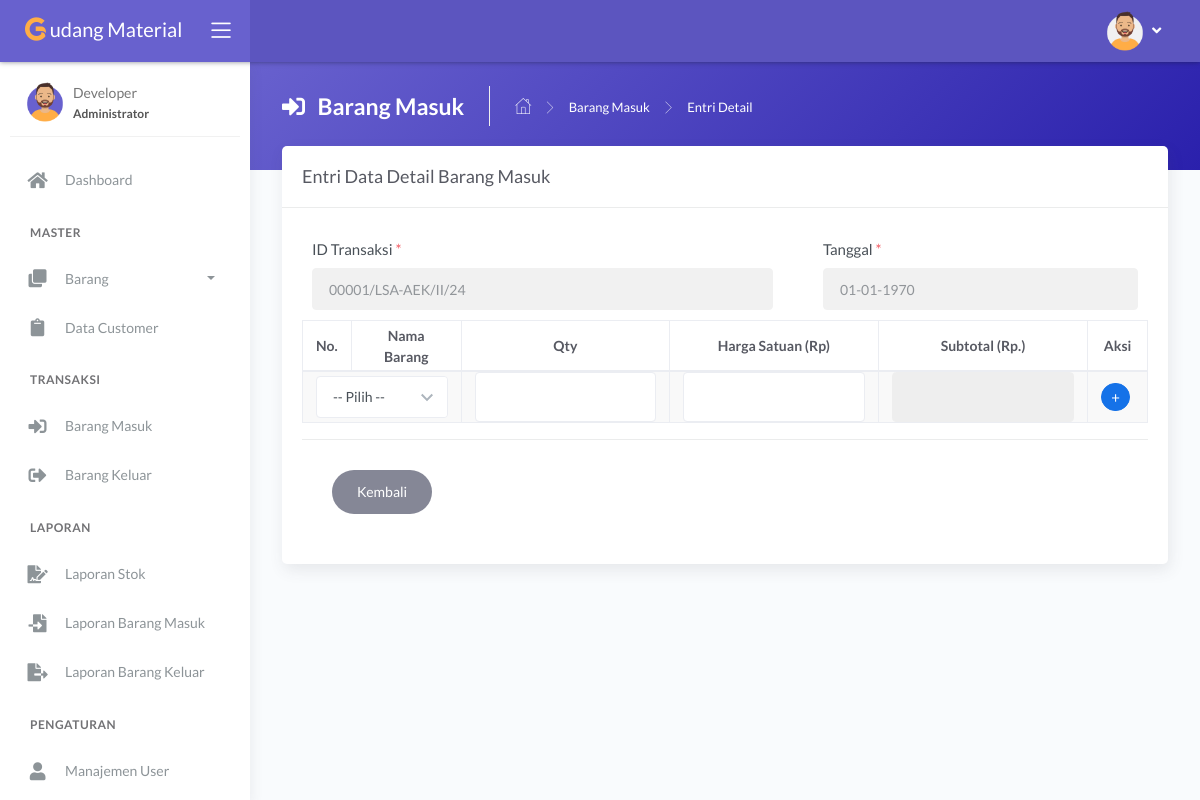
Page /main.php?module=detail_barang_masuk&id=00001/LSA-AEK/II/24 (signed in) on the earlier database version.
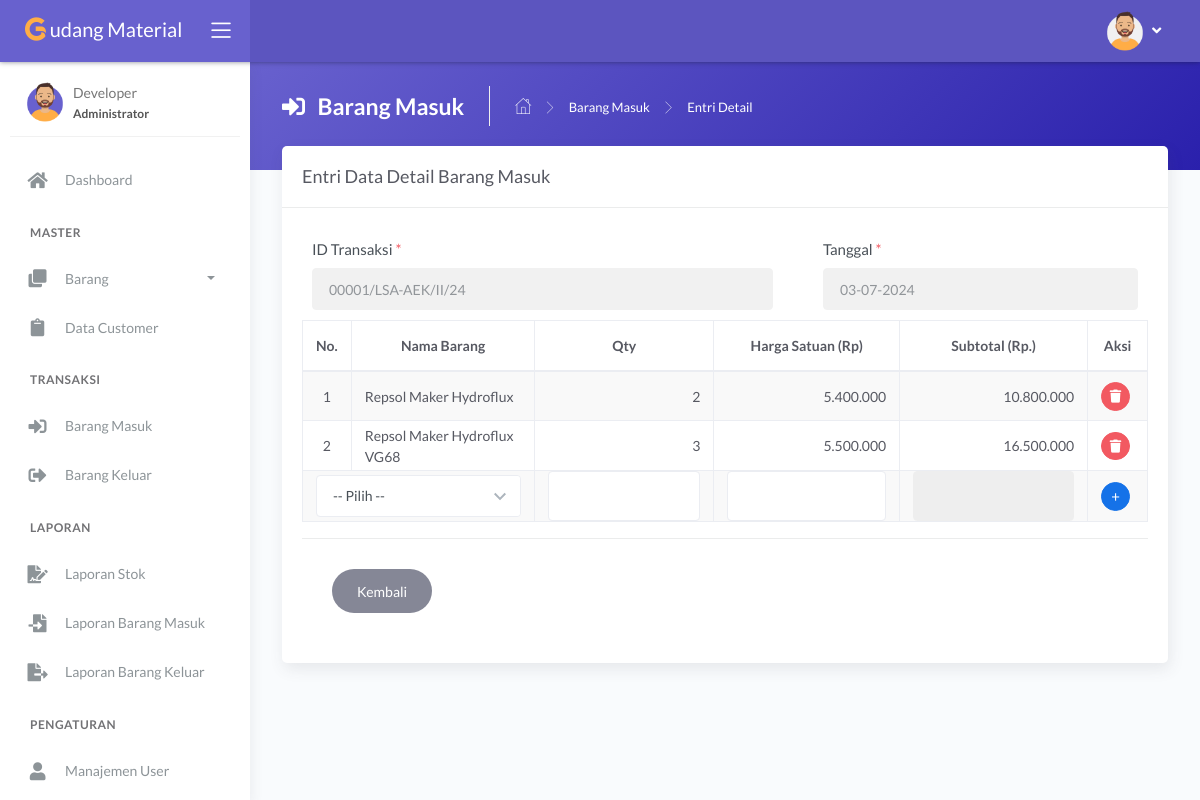
Same page on the later database version.
### tables this page shows
CREATE TABLE `tbl_barang_masuk` (
  `id_transaksi` varchar(50) NOT NULL,
  `tanggal` date NOT NULL
);

CREATE TABLE `tbl_detail_barang_masuk` (
  `id_masuk` varchar(50) NOT NULL,
  `id_barang` varchar(5) NOT NULL,
  `jumlah` int(11) NOT NULL,
  `harga` double NOT NULL
);

CREATE TABLE `tbl_barang` (
  `id_barang` varchar(5) NOT NULL,
  `nama_barang` varchar(100) NOT NULL,
  `stok_minimum` int(11) NOT NULL,
  `stok` int(11) NOT NULL DEFAULT 0,
  `satuan` int(11) NOT NULL,
  `harga` double NOT NULL,
  `foto` varchar(100) DEFAULT NULL
);

### modules/barang-masuk/form_entri_detail.php (the view, shortened to what the changed rows need)
<?php
if (basename($_SERVER['PHP_SELF']) === basename(__FILE__)) {
  header('location: 404.html');
}
else {
  ?>
  <div class="panel-header bg-secondary-gradient">
    <div class="page-inner py-4">
      <div class="page-header text-white">
        <h4 class="page-title text-white"><i class="fas fa-sign-in-alt mr-2"></i> Barang Masuk</h4>
        <ul class="breadcrumbs">
          <li class="nav-home"><a href="?module=dashboard"><i class="flaticon-home text-white"></i></a></li>
          <li class="separator"><i class="flaticon-right-arrow"></i></li>
          <li class="nav-item"><a href="?module=barang_keluar" class="text-white">Barang Masuk</a></li>
          <li class="separator"><i class="flaticon-right-arrow"></i></li>
          <li class="nav-item"><a>Entri Detail</a></li>
        </ul>
      </div>
    </div>
  </div>
  <div class="page-inner mt--5">
    <div class="card">
      <div class="card-header">
        <div class="card-title">Entri Data Detail Barang Masuk</div>
      </div>
      <form action="modules/barang-masuk/proses_entri_detail.php" method="post" class="needs-validation" novalidate>
        <div class="card-body">
          <div class="row">
            <div class="col-md-7">
              <div class="form-group">
                <?php
                $id_transaksi = $_GET['id'];
                $query = mysqli_query($mysqli, "SELECT * FROM tbl_barang_masuk WHERE id_transaksi = '".$id_transaksi."'")
                                                or die('Ada kesalahan pada query tampil data : ' . mysqli_error($mysqli));
                $rows = mysqli_num_rows($query);
                if ($rows <> 0) {
                  $data = mysqli_fetch_assoc($query);
                }
                ?>
                <label>ID Transaksi <span class="text-danger">*</span></label>
                <input type="text" name="id_transaksi" class="form-control" value="<?php echo $id_transaksi; ?>" readonly>
              </div>
            </div>
            <div class="col-md-5 ml-auto">
              <div class="form-group">
                <label>Tanggal <span class="text-danger">*</span></label>
                <input type="text" name="tanggal" class="form-control" autocomplete="off" value="<?php echo date("d-m-Y", strtotime($data['tanggal'])); ?>" readonly>
              </div>
            </div>
          </div>
          <div class="table">
            <table class="display table table-bordered table-striped table-hover">
              <thead>
                <tr>
                  <th class="text-center">No.</th>
                  <th class="text-center">Nama Barang</th>
                  <th class="text-center">Qty</th>
                  <th class="text-center">Harga Satuan (Rp)</th>
                  <th class="text-center">Subtotal (Rp.)</th>
                  <th class="text-center">Aksi</th>
                </tr>
              </thead>
              <tbody>
                <?php
                $no = 1;
                $query = mysqli_query($mysqli, "SELECT * from tbl_detail_barang_masuk dbm
                                                LEFT JOIN tbl_barang b ON b.id_barang = dbm.id_barang
                                                WHERE dbm.id_masuk = '$id_transaksi'")
                                                or die('Ada kesalahan pada query tampil data : ' . mysqli_error($mysqli));
                while ($data = mysqli_fetch_assoc($query)) { ?>
                <tr>
                  <td class="text-center"><?php echo $no++; ?></td>
                  <td><?php echo $data['nama_barang']; ?></td>
                  <td class="text-right"><?php echo $data['jumlah']; ?></td>
                  <td class="text-right"><?php echo number_format($data['harga'],0,',','.');?></td>
                  <td class="text-right"><?php echo number_format($data['harga']*$data['jumlah'],0,',','.'); ?></td>
                  <td class="text-center">
                    <div>
                      <a href="modules/barang-masuk/proses_hapus_detail.php?id=<?php echo $data['id_masuk']; ?>&id_barang=<?php echo $data['id_barang']; ?>" class="btn btn-icon btn-round btn-danger btn-sm mr-md-1" data-toggle="tooltip" data-placement="top" title="Hapus">
                        <i class="fas fa-trash fa-sm"></i>
                      </a>
                    </div>
                </tr>
                <?php } ?>
                <tr>
                  <td colspan="2">
                    <select id="data_barang" name="barang" class="form-control chosen-select" autocomplete="off" required>
                      <option value="">-- Pilih --</option>
                      </select>
                  </td>
                  <td>
                    <input type="text" id="jumlah" name="jumlah" class="form-control" autocomplete="off" onKeyPress="return goodchars(event,'0123456789',this)" required>
                  </td>
                  <td>
                    <input type="text" id="harga" name="harga" class="form-control" autocomplete="off">
                  </td>
                  <td>
                    <input type="text" id="subtotal" name="subtotal" class="form-control" autocomplete="off" readonly>
                  </td>
                  <td class="text-center">
                    <input type="submit" name="simpan" class="btn btn-icon btn-round btn-primary btn-sm mr-md-1" data-toggle="tooltip" data-placement="top" title="Tambah" value="+">
                  </td>
                </tr>
              </tbody>
            </table>
          </div>
        <div class="card-action">
          <a href="?module=barang_masuk" class="btn btn-default btn-round pl-4 pr-4">Kembali</a>
        </div>
      </form>
    </div>
  </div>
<?php } ?>

Differences in the rows shown:
added tbl_barang_masuk: tanggal "03-07-2024"
added tbl_detail_barang_masuk: id_barang.nama_barang "Repsol Maker Hydroflux", jumlah "2", id_barang.harga "5.400.000", $data['harga']*$data['jumlah'] "10.800.000"
added tbl_detail_barang_masuk: id_barang.nama_barang "Repsol Maker Hydroflux VG68", jumlah "3", id_barang.harga "5.500.000", $data['harga']*$data['jumlah'] "16.500.000"
Other differences:
form field tanggal: "01-01-1970" → (not shown)
